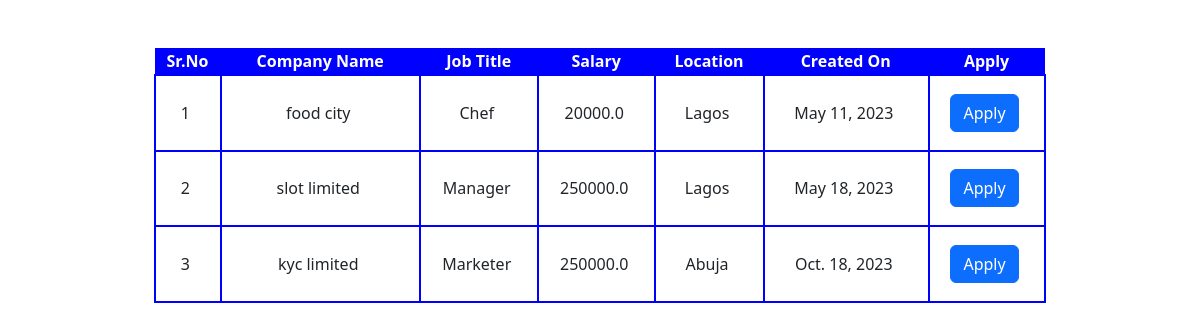
/all_jobs, run on the app's committed database.
### team/models.py (models this page shows, shortened)
class Job (models.Model):
    company = models.ForeignKey(Company, on_delete=models.CASCADE)
    start_date = models.DateField()
    end_date = models.DateField()
    title = models.CharField(max_length=50)
    salary = models.FloatField()
    image = models.ImageField(upload_to='img')
    description = models.CharField(max_length=400)
    experience = models.CharField(max_length=500)
    location = models.CharField(max_length=400)
    skills = models.CharField(max_length=200)
    creation_date =models.DateField()

class Company (models.Model):
    user = models.ForeignKey(User, on_delete=models.CASCADE)
    phone = models.CharField(max_length=20)
    image =  models.ImageField(upload_to='img')
    gender = models.CharField(max_length=20)
    type = models.CharField(max_length=20)
    status = models.CharField(max_length=20)
    company_name = models.CharField(max_length=150)

### team/views.py (the view)
# urls.py: path('all_jobs', views.all_jobs, name='all_jobs'),
def all_jobs(request):
    jobs = Job.objects.all().order_by ('start_date')
    return render(request,'all_jobs.html', {'jobs':jobs})

### team/templates/all_jobs.html (shortened to what this page needs)
{% load static %}
<!doctype html>
<html lang="en">
  <head>
    <link
    rel="stylesheet"
    href="https://cdn.jsdelivr.net/npm/bootstrap-icons@1.10.3/font/bootstrap-icons.css"
  />
    <link rel="stylesheet" href="{% static '' %}css/style.css">
    <link href="https://cdn.jsdelivr.net/npm/bootstrap@5.3.0-alpha3/dist/css/bootstrap.min.css" rel="stylesheet">
  </head>
  <body>
    {% block content %}
    <div class="container mt-5">
      <table class="app">
        <thead>
          <tr>
            <th>Sr.No</th>
            <th>Company name</th>
            <th>Job title</th>
            <th>Salary</th>
            <th>Location</th>
            <th>Created on</th>
            <th>Apply</th>
          </tr>
        </thead>
        <tbody>
          {% for job in jobs %}
            <tr class="item">
              <td>{{forloop.counter}}</td>
              <td>{{job.company.company_name}}</td>
              <td>{{job.title}}</td>
              <td>{{job.salary}}</td>
              <td>{{job.location}}</td>
              <td>{{job.creation_date}}</td>
              {% if job.id in data %}
              <td><a class="btn btn-primary">Applied</a></td>
              {% else %}
              <td><a href="{% url 'job_detail' job.id %}" class="btn btn-primary">Apply</a></td>
              {% endif %}
            </tr>
          {% endfor %}
        </tbody>
      </table>
    </div>
    {% endblock content %}
  </body>
</html>

### team/static/css/style.css (style rules this page uses)
* { padding-inline-start: 0%; margin: 0%; box-sizing: border-box; }
.app { width: 80%; margin-left: 10%; margin-right: 10%; text-align: center; }
.app thead { background-color:blue ; text-transform: capitalize; color: white; padding-right: 3px; text-align: center; }
.item td { padding-top: 2%; padding-bottom: 2%; font-weight: 500; padding-right: 5px; border: 2px solid blue; text-align: center; }

### data on the page
Job: company.company_name "food city", title "Chef", salary "20000.0", location "Lagos", creation_date "May 11, 2023", shows "Apply"
Job: company.company_name "slot limited", title "Manager", salary "250000.0", location "Lagos", creation_date "May 18, 2023", shows "Apply"
Job: company.company_name "kyc limited", title "Marketer", salary "250000.0", location "Abuja", creation_date "Oct. 18, 2023", shows "Apply"
